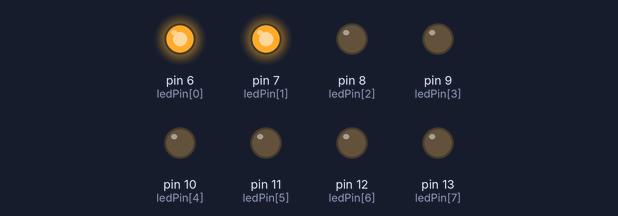
A sketch run on a simulated Arduino Uno, built with avr-gcc and run on an emulated ATmega328P. Parts: output pins drawn as LEDs (lit = HIGH).

Above: at 0.2 s.
At 0.7 s:
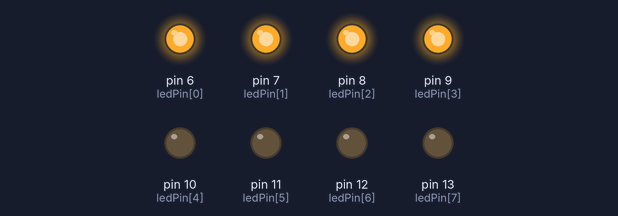
At 1.2 s:
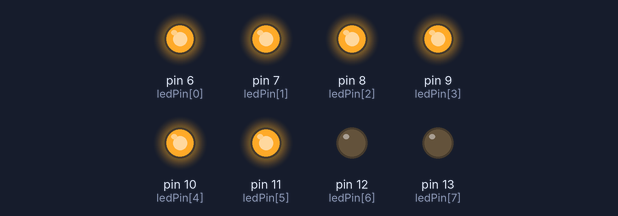
At 3.5 s:
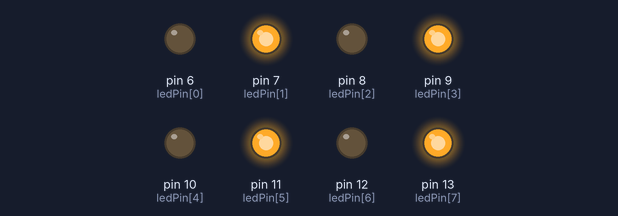
At 6.5 s:
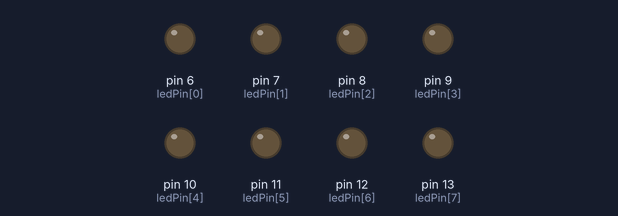
At 12.2 s:
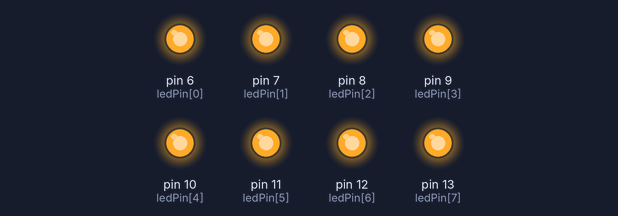
Timing chart, 0 to 13.0 s (numbered marks = the images above):
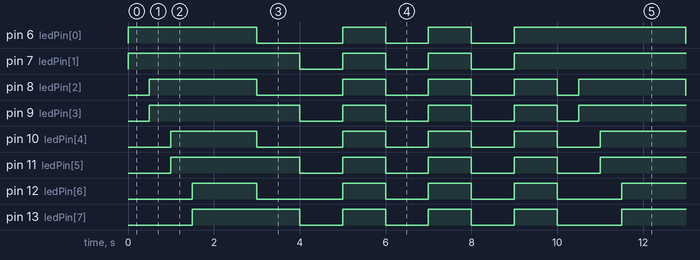

The sketch:

sang_8_led_arduino.ino
```cpp
byte ledPin[] = {6, 7, 8, 9, 10, 11, 12, 13};
void setup() {
  for (int x = 0; x < 8; x++) {
    pinMode(ledPin[x], OUTPUT);
  }
}
void loop() {
  digitalWrite(13, LOW);
  digitalWrite(12, LOW);
  digitalWrite(11, LOW);
  digitalWrite(10, LOW);
  digitalWrite(9, LOW);
  digitalWrite(8, LOW);
  digitalWrite(7, LOW);
  digitalWrite(6, LOW);
  //nhay 2 den sang tuan tu
  for (int x = 0; x < 8; x += 2) {
    digitalWrite(ledPin[x], HIGH);
    digitalWrite(ledPin[x + 1], HIGH);
    delay(500);
  }
  delay(1000);

  //tat den port le
  for (int x = 0; x < 8; x += 2) {
    digitalWrite(ledPin[x], LOW);
  }
  delay(1000);

  //sang tat 3 lan
  for (int y = 0; y < 3; y++) {
    digitalWrite(13, LOW);
    digitalWrite(12, LOW);
    digitalWrite(11, LOW);
    digitalWrite(10, LOW);
    digitalWrite(9, LOW);
    digitalWrite(8, LOW);
    digitalWrite(7, LOW);
    digitalWrite(6, LOW);
    delay(1000);
    digitalWrite(13, HIGH);
    digitalWrite(12, HIGH);
    digitalWrite(11, HIGH);
    digitalWrite(10, HIGH);
    digitalWrite(9, HIGH);
    digitalWrite(8, HIGH);
    digitalWrite(7, HIGH);
    digitalWrite(6, HIGH);
    delay(1000);
  }
}
```

Measured:
- by itself, pin 6 (ledPin[0]): repeats every 10.0 s: LOW 2.0 s, 2 × (HIGH 1.0 s, LOW 1.0 s), HIGH 4.0 s
- by itself, pin 7 (ledPin[1]): repeats every 10.0 s: 2 × (LOW 1.0 s, HIGH 1.0 s), LOW 1.0 s, HIGH 5.0 s
- by itself, pin 8 (ledPin[2]): repeats every 10.0 s: LOW 2.0 s, 2 × (HIGH 1.0 s, LOW 1.0 s), HIGH 1.0 s, LOW 0.50 s, HIGH 2.5 s
- by itself, pin 9 (ledPin[3]): repeats every 10.0 s: 3 × (LOW 1.0 s, HIGH 1.0 s), LOW 0.50 s, HIGH 3.5 s
- by itself, pin 10 (ledPin[4]): repeats every 10.0 s: LOW 2.0 s, 3 × (HIGH 1.0 s, LOW 1.0 s), HIGH 2.0 s
- by itself, pin 11 (ledPin[5]): repeats every 10.0 s: 3 × (LOW 1.0 s, HIGH 1.0 s), LOW 1.0 s, HIGH 3.0 s
- by itself, pin 12 (ledPin[6]): repeats every 10.0 s: LOW 2.0 s, 2 × (HIGH 1.0 s, LOW 1.0 s), HIGH 1.0 s, LOW 1.5 s, HIGH 1.5 s
- by itself, pin 13 (ledPin[7]): repeats every 10.0 s: 3 × (LOW 1.0 s, HIGH 1.0 s), LOW 1.5 s, HIGH 2.5 s
